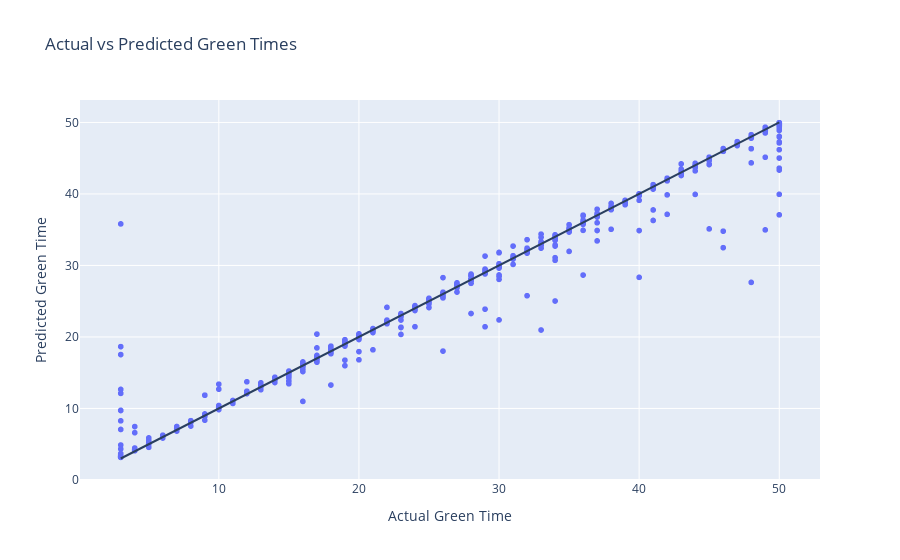

Notebook source saved alongside this figure:
### Code cell
import plotly.express as px

fig = px.scatter(x=y_test, y=predictions, labels={'x': 'Actual Green Time', 'y': 'Predicted Green Time'},
                 title='Actual vs Predicted Green Times')
fig.add_shape(type='line', x0=y_test.min(), y0=y_test.min(), x1=y_test.max(), y1=y_test.max())
fig.show()

### Figure 1 — Plotly figure (JSON) as saved in the notebook; plotly's stock layout.template omitted (floating-point values rounded to 4 significant figures; data arrays with more than 128 entries replaced by an {"elided": "..."} marker saying what was removed)
{"data": [{"hovertemplate": "Actual Green Time=%{x}<br>Predicted Green Time=%{y}<extra></extra>", "legendgroup": "", "marker": {"color": "#636efa", "symbol": "circle"}, "mode": "markers", "name": "", "showlegend": false, "type": "scattergl", "x": {"elided": "1610 int values"}, "xaxis": "x", "y": {"elided": "1610 float values"}, "yaxis": "y"}], "layout": {"legend": {"tracegroupgap": 0}, "shapes": [{"type": "line", "x0": 3, "x1": 50, "y0": 3, "y1": 50}], "title": {"text": "Actual vs Predicted Green Times"}, "xaxis": {"anchor": "y", "domain": [0, 1], "title": {"text": "Actual Green Time"}}, "yaxis": {"anchor": "x", "domain": [0, 1], "title": {"text": "Predicted Green Time"}}}}
